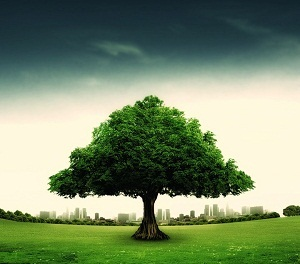
#> input picture 数据降维与压缩/SVD奇异值分解/data/example.jpg, 300 x 264 px
$ python 'SVD进行图像压缩.py'
#> lines starting #> are read from the running program, lines starting #| are printed output that depends on the picture
# -*-coding:utf-8-*-
import numpy as np
from matplotlib import pyplot as plt


def svdimage(filename, percent):
    """
    读取原始图像数据
    :param filename:
    :param percent:
    :return:
    """
#> called with filename = 'data/example.jpg', percent = 0.1
    original = plt.imread(filename)  # 读取图像
#> original is the input picture: shape (264, 300, 3); mean R, G, B 121.1, 139.6, 107.6
    R0 = np.array(original[:, :, 0])  # 获取第一层矩阵数据
    G0 = np.array(original[:, :, 1])  # 获取第二层矩阵数据
    B0 = np.array(original[:, :, 2])  # 获取第三层矩阵数据
    u0, sigma0, v0 = np.linalg.svd(R0)  # 对第一层数据进行SVD分解
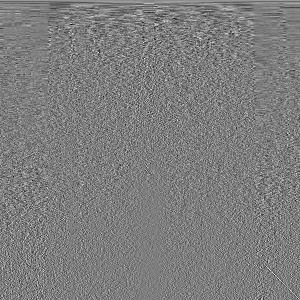
#> v0: shape (300, 300) float64; min -0.322, max 0.33, mean 0.000243; drawn with min black and max white
#> sigma0 = 264 values, max 40187 at index 0, min 0.756 at index 263, mean 453.4
    u1, sigma1, v1 = np.linalg.svd(G0)  # 对第二层数据进行SVD分解
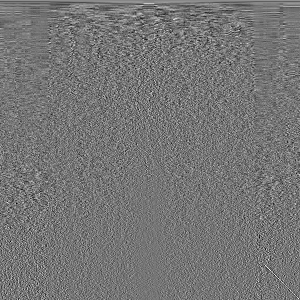
#> v1: shape (300, 300) float64; min -0.295, max 0.343, mean 0.000248; drawn with min black and max white
#> sigma1 = 264 values, max 43268.6 at index 0, min 0.881 at index 263, mean 447.8
    u2, sigma2, v2 = np.linalg.svd(B0)  # 对第三层数据进行SVD分解
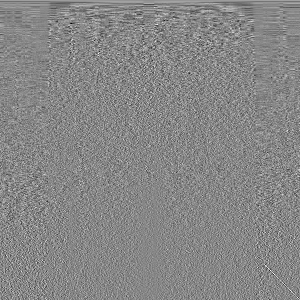
#> v2: shape (300, 300) float64; min -0.383, max 0.341, mean 0.000236; drawn with min black and max white
#> sigma2 = 264 values, max 35354 at index 0, min 1.01 at index 263, mean 410.9
    R1 = np.zeros(R0.shape)
    G1 = np.zeros(G0.shape)
    B1 = np.zeros(B0.shape)
    total0 = sum(sigma0)
#> total0 = 119705.2
    total1 = sum(sigma1)
#> total1 = 118213.4
    total2 = sum(sigma2)
#> total2 = 108476.9

    # 对三层矩阵逐一分解
    sd = 0
    for i, sigma in enumerate(sigma0):  # 用奇异值总和的百分比来进行筛选
        R1 += sigma * np.dot(u0[:, i].reshape(-1, 1), v0[i, :].reshape(1, -1))
        sd += sigma
        if sd >= percent * total0:
            break
#> this loop made 1 pass
#> (sigma, sd) on pass 1: (40187, 40187)
#> pass 1, in svdimage, `R1 += sigma * np.dot(u0[:, i].reshape(-1, 1), v0[i, :].reshape(1, -1))`:
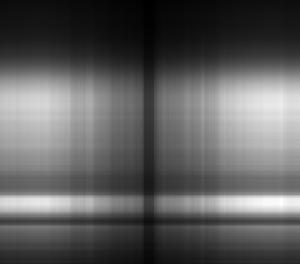
#> R1: shape (264, 300) float64; min 5.93, max 318.9, mean 120.8; drawn with min black and max white
#> after the loop, sd = 40187

    sd = 0
    for i, sigma in enumerate(sigma1):  # 用奇异值总和的百分比来进行筛选
        G1 += sigma * np.dot(u1[:, i].reshape(-1, 1), v1[i, :].reshape(1, -1))
        sd += sigma
        if sd >= percent * total1:
            break
#> this loop made 1 pass
#> (sigma, sd) on pass 1: (43268.6, 43268.6)
#> pass 1, in svdimage, `G1 += sigma * np.dot(u1[:, i].reshape(-1, 1), v1[i, :].reshape(1, -1))`:
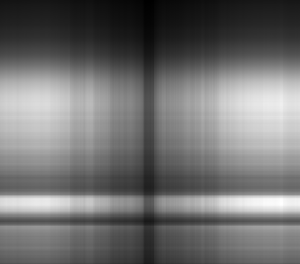
#> G1: shape (264, 300) float64; min 16.48, max 297, mean 139.6; drawn with min black and max white
#> after the loop, sd = 43268.6

    sd = 0
    for i, sigma in enumerate(sigma2):  # 用奇异值总和的百分比来进行筛选
        B1 += sigma * np.dot(u2[:, i].reshape(-1, 1), v2[i, :].reshape(1, -1))
        sd += sigma
        if sd >= percent * total2:
            break
#> this loop made 1 pass
#> (sigma, sd) on pass 1: (35354, 35354)
#> pass 1, in svdimage, `B1 += sigma * np.dot(u2[:, i].reshape(-1, 1), v2[i, :].reshape(1, -1))`:
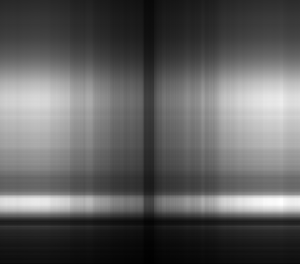
#> B1: shape (264, 300) float64; min 5.17, max 279.5, mean 107.3; drawn with min black and max white
#> after the loop, sd = 35354

    final = np.stack((R1, G1, B1), 2)
    final[final > 255] = 255
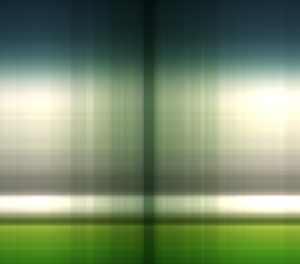
#> final: shape (264, 300, 3) float64; mean R, G, B 119.7, 139.1, 107.2
    final[final < 0] = 0
    final = np.rint(final).astype('uint8')
    return final


if __name__ == '__main__':
    filename = 'data/example.jpg'
    for p in np.arange(.1, 1, .1):
        print('percent is {}'.format(p))
        after = svdimage(filename, p)
        plt.imsave('data/' + str(p) + '_1.jpg', after)
